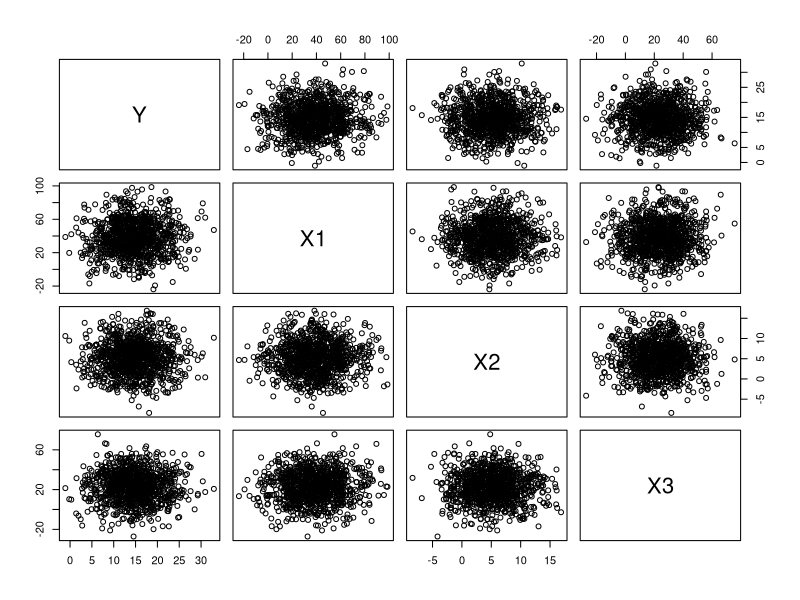
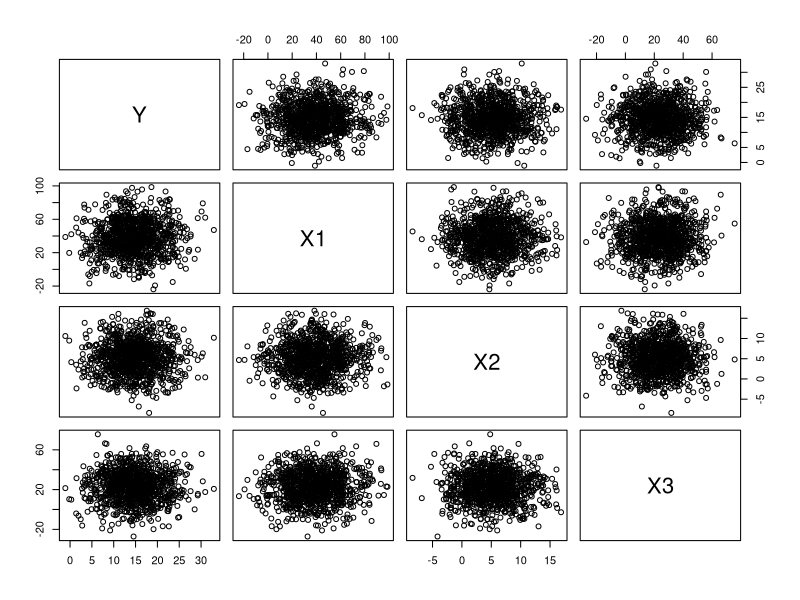
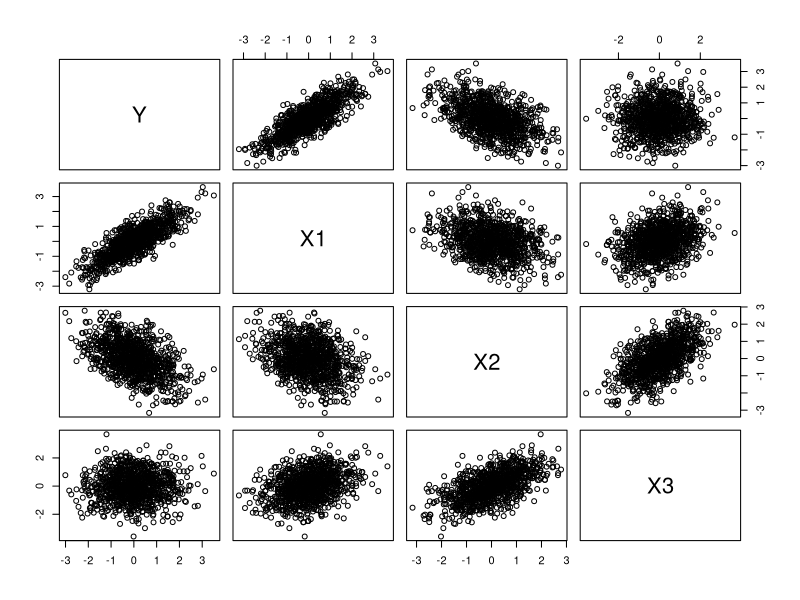
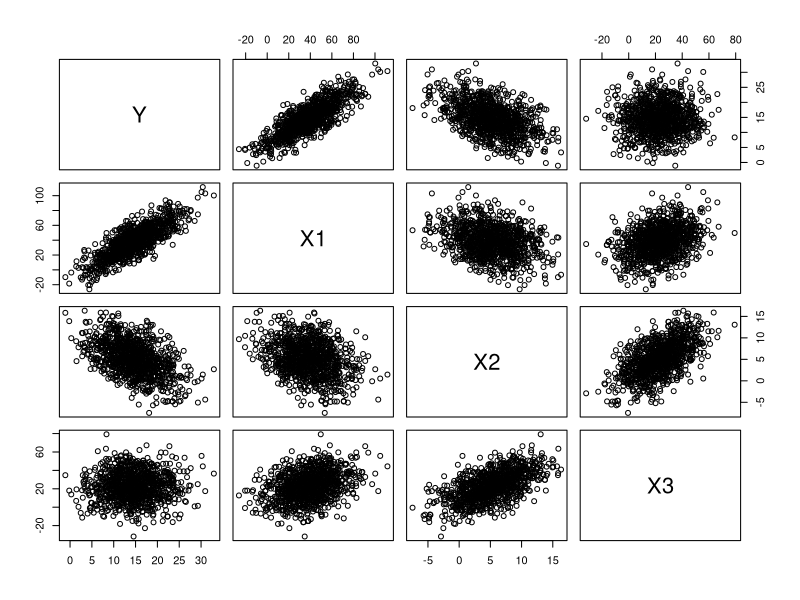
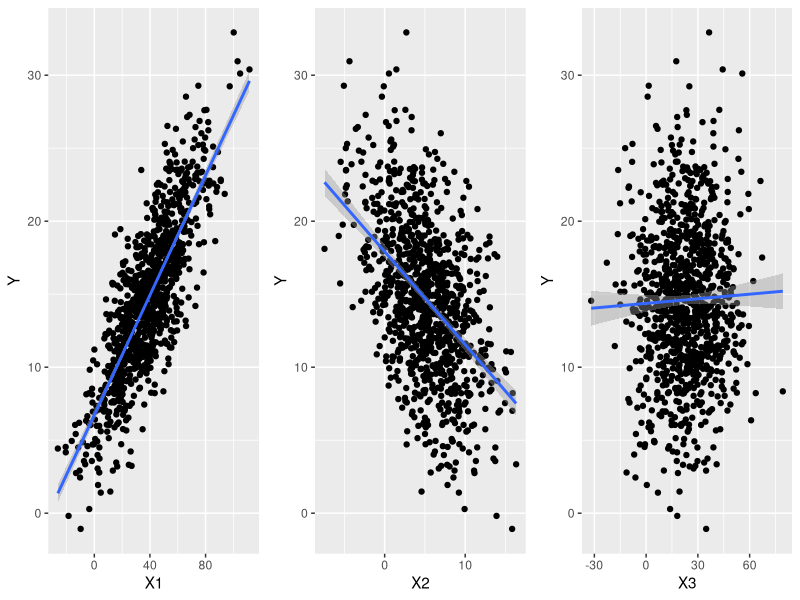
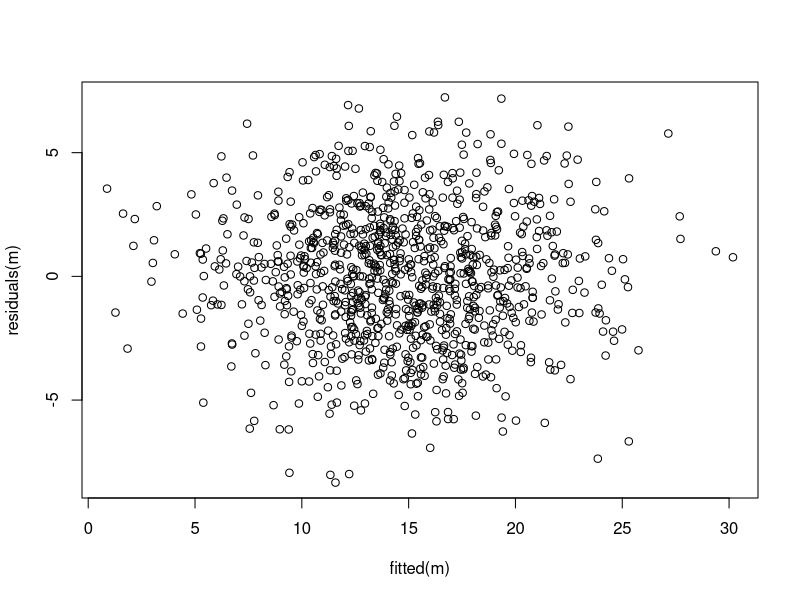
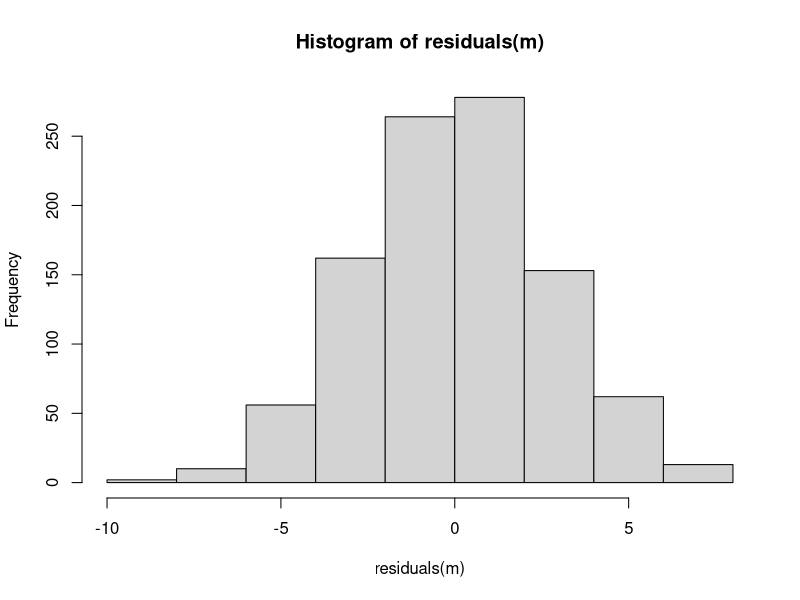
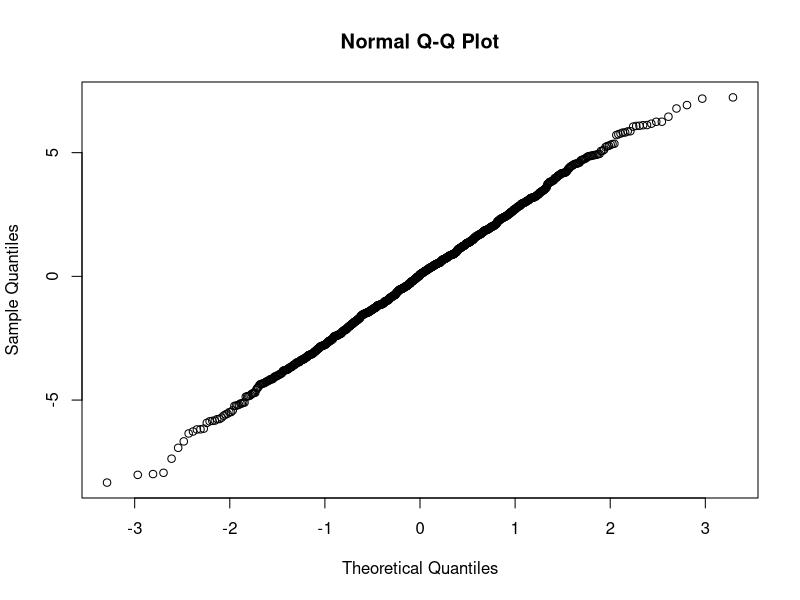

Source code (R) for these figures, in order:
## ---- chunk 1
R = matrix(cbind(1, 0.8, -0.5, 0, 0.8, 1, -0.3, 0.3, -0.5, -0.3, 1, 0.6, 0,
    0.3, 0.6, 1), nrow = 4)
n <- 1000
k <- 4
M <- NULL
V <- NULL
mu <- c(15, 40, 5, 23)  # vector of variable means
s <- c(5, 20, 4, 15)  # vector of variable SDs
for (i in 1:k) {
    V <- rnorm(n, mu[i], s[i])
    M <- cbind(M, V)
}
M <- matrix(M, nrow = n, ncol = k)
orig <- as.data.frame(M)
names(orig) = c("Y", "X1", "X2", "X3")
head(orig)
cor(orig)  # variables are uncorrelated
plot(orig)  # does quick bivariate plots for each pair of variables; using `pairs(orig)` would do the same
## ---- chunk 2
ms <- apply(orig, 2, FUN = "mean")  # returns a vector of means, where we are taking this across dimension 2 of the array 'orig'
ms
sds <- apply(orig, 2, FUN = "sd")
sds
normalized <- sweep(orig, 2, STATS = ms, FUN = "-")  # 2nd dimension is columns, removing array of means, function = subtract
normalized <- sweep(normalized, 2, STATS = sds, FUN = "/")  # 2nd dimension is columns, scaling by array of sds, function = divide
head(normalized)  # now a dataframe of Z scores
M <- as.matrix(normalized)  # redefine M as our matrix of normalized variables
## ---- chunk 3
U = chol(R)
newM = M %*% U
new = as.data.frame(newM)
names(new) = c("Y", "X1", "X2", "X3")
cor(new)  # note that is correlation matrix is what we are aiming for!
plot(orig)
plot(new)  # note the axis scales; using `pairs(new)` would plot the same
df <- sweep(new, 2, STATS = sds, FUN = "*")  # scale back out to original mean...
df <- sweep(df, 2, STATS = ms, FUN = "+")  # and standard deviation
head(df)
cor(df)
plot(df)  # note the change to the axis scales; using `pairs(d)` would produce the same plot
## ---- chunk 4
library(ggplot2)
require(gridExtra)
g1 <- ggplot(data = df, aes(x = X1, y = Y)) + geom_point() + geom_smooth(method = "lm",
    formula = y ~ x)
g2 <- ggplot(data = df, aes(x = X2, y = Y)) + geom_point() + geom_smooth(method = "lm",
    formula = y ~ x)
g3 <- ggplot(data = df, aes(x = X3, y = Y)) + geom_point() + geom_smooth(method = "lm",
    formula = y ~ x)
grid.arrange(g1, g2, g3, ncol = 3)
m1 <- lm(data = df, formula = Y ~ X1)
summary(m1)
m2 <- lm(data = df, formula = Y ~ X2)
summary(m2)
m3 <- lm(data = df, formula = Y ~ X3)
summary(m3)
m <- lm(data = df, formula = Y ~ X1 + X2 + X3)
coef(m)
summary(m)
# let's check if our residuals are random normal...
plot(fitted(m), residuals(m))
hist(residuals(m))
qqnorm(residuals(m))
f <- (summary(m)$r.squared * (nrow(df) - (ncol(df) - 1) - 1))/((1 - summary(m)$r.squared) *
    (ncol(df) - 1))
f
